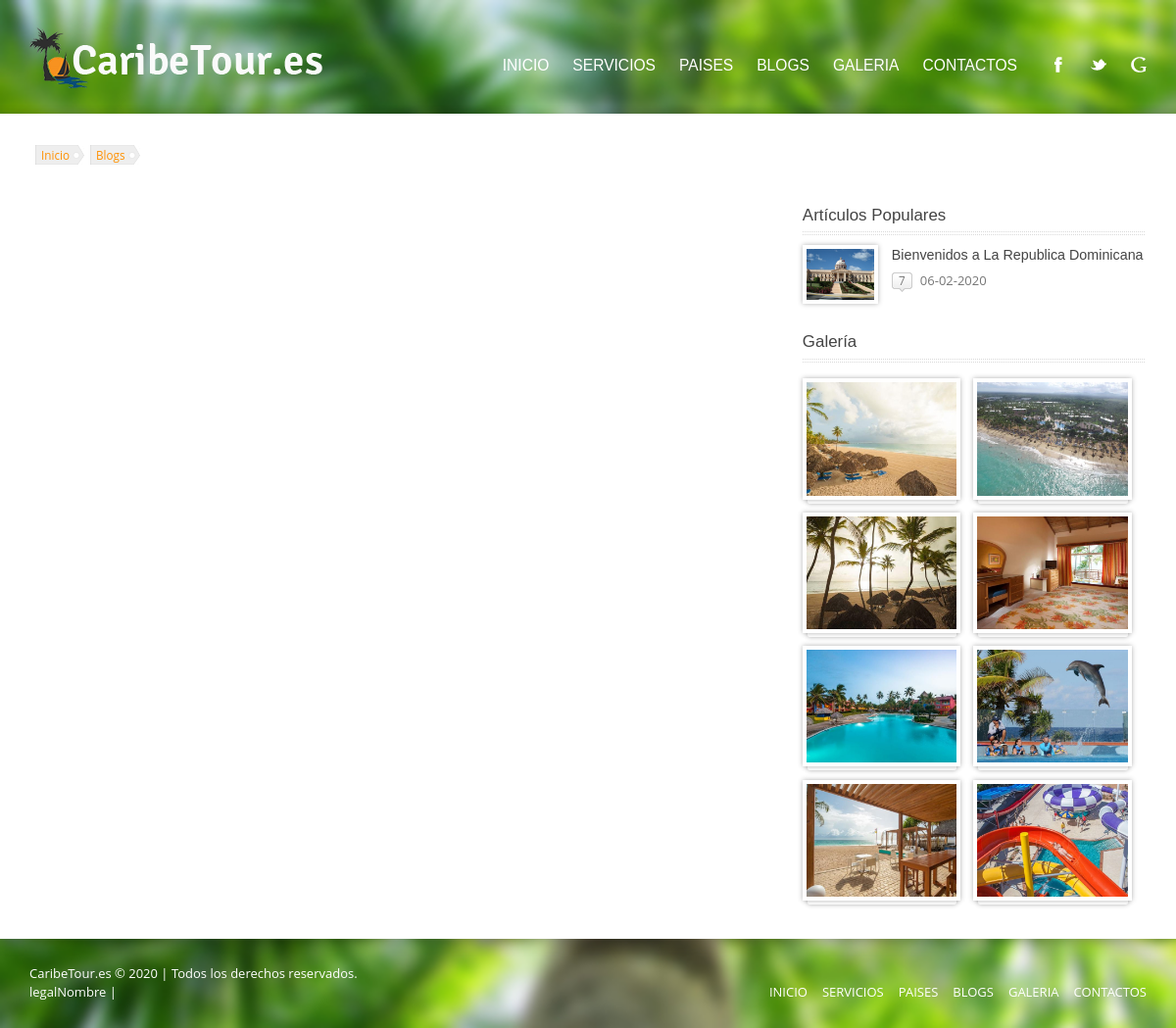
The page /vista/frontend/blog-datos.php on the database its author committed.
### tables this page shows
CREATE TABLE IF NOT EXISTS `blogs` (
  `idblog` int(11) NOT NULL AUTO_INCREMENT,
  `nombre` varchar(50) NOT NULL,
  `slug` varchar(50) NOT NULL,
  `metaDescripcion` varchar(255) DEFAULT NULL,
  `metaKeyWords` varchar(255) DEFAULT NULL,
  `descripcion` text,
  `srcImagen` varchar(255) DEFAULT NULL,
  `idUsuario` int(11) NOT NULL COMMENT 'el autor del post',
  `idEstado` int(11) NOT NULL DEFAULT '1',
  `fechaAlta` timestamp NOT NULL DEFAULT CURRENT_TIMESTAMP,
  `fechaUpdate` timestamp NULL DEFAULT NULL ON UPDATE CURRENT_TIMESTAMP,
  PRIMARY KEY (`idblog`)
);

CREATE TABLE IF NOT EXISTS `imagenes` (
  `idImagen` int(11) NOT NULL AUTO_INCREMENT,
  `idProducto` int(11) NOT NULL,
  `srcImagen` varchar(255) NOT NULL,
  `fechaAlta` timestamp NOT NULL DEFAULT CURRENT_TIMESTAMP,
  `fehaUpdate` timestamp NULL DEFAULT NULL ON UPDATE CURRENT_TIMESTAMP,
  PRIMARY KEY (`idImagen`)
);

### AutoLoader/autoLoader.php (called while the page is built, shortened)
<?php
if (!function_exists('autoLoader')) {
    function autoLoader($class) {
        $siteRoot = SITE_ROOT;
        $currentDir = "./";
        $classFile = $class . '.php';
        $fullPath = $currentDir . "/" . $classFile;
        $clasWasFound = false;
        $principalDirectories = [
            'Conexion', 'Controlador', 'Modelo', 'Util', 'Modelo/dto',
            'bundle/formCreator1.0.0'
        ];
        $i = 0;
        while (!$clasWasFound and isset($principalDirectories[$i])){
            $path = $siteRoot. "/" . $principalDirectories[$i] . "/" .$classFile;
            if (is_file($path)) {
                $clasWasFound = true;
            }
            if(!$clasWasFound){
                $path = $siteRoot. "/" . $principalDirectories[$i] . "/base/" .$classFile;
                if (is_file($path)) {
                    $clasWasFound = true;
                }
            }
            $i++;
        }
    }
}

### Util/Util.php (called while the page is built, shortened)
<?php
class Util extends BaseController {
    public function getBlogsPopulares(): array
    {
        $sql = "SELECT idBlog, count(idBlogComentario) AS comentarios FROM  blog_comentarios bc GROUP BY idBlog ORDER by comentarios desc";
        $rows = $this->query($sql);
        $Ids = [];
        foreach($rows as $row){
            $Ids[] = $row->idBlog;
        }
        $blogsIds = implode(", ", $Ids);
        $filtro = [['idBlog', 'in', $blogsIds]];
        $blogC = new BlogController;
        $blogList = $blogC->select($filtro);
        return $blogList;
    }
    public function getGaleriaBlog(array $filtros = [], array $ordenados = [], array $limitar = [], array $agrupar = []): array
    {
        $ordenados[] = ['RAND()'];
        $limitar[] = 8;
        $sql = "SELECT i.idImagen, i.srcImagen, i.idProducto, p.nombre, p.slug FROM imagenes i INNER JOIN productos p ON i.idProducto = p.idproducto";
        return $this->query($sql, $filtros, $ordenados, $limitar, $agrupar);
    }
}

### Controlador/base/BaseController.php (called while the page is built, shortened)
<?php
abstract class BaseController {
   protected $parameters = [];
    protected function filterSqlPrepare(array $filters): string {
        $sql = "";
        if(!empty($filters)){
            $sql .= " WHERE TRUE";
            $i = 1;
            $p = 'p';
            foreach($filters as $filter){
            	$field = $filter[0];
            	$comparator = strtoupper(trim($filter[1]));
            	$value = "LIKE" == $comparator ? "%{$filter[2]}%" : $filter[2];
                $united = (isset($filter[3]) && is_string($filter[3])) ? strtoupper($filter[3]) : 'AND';
                if('IN' == $comparator) {
                    $values = explode(", ", $value);
                    $paramIN = [];
                    foreach($values as $val){
                        $binParam = $p.$i;
                        $paramIN[]= ":{$binParam}";
                        $this->parameters[$binParam] = $val;
                        $i++;
                    }
                    $finalParam = implode(", ", $paramIN);
                    $sql .= " $united {$field} {$comparator} ({$finalParam})";
                } else {
                    $binParam = $p.$i;
                    $sql .= " $united {$field} {$comparator} :{$binParam}";
                    $this->parameters[$binParam] = $value;
                }
                $i++;
            }
        }
        return $sql;
    }
    protected function groupSqlPrepare(array $groupList){
        $ret = "";
        return $ret;
    }
    protected function orderSqlPrepare(array $orderList): string {
       $ret = "";
       if(!empty($orderList)){
           $sql = [];
           foreach($orderList as $order){
               $sql[] = isset($order[1]) ? $order[0].' '.strtoupper($order[1]) : $order[0];
           }
           $ret .=" ORDER BY ".implode(', ', $sql);
       }
       return $ret;
    }
    protected function limitSqlPrepare(array $limit): string {
        $sql = "";
        if(!empty($limit)){
            $sql .= " LIMIT ";
            $sql .= isset($limit[1]) ? $limit[0].", ".$limit[1] : $limit[0];
        }
        return $sql;
    }
    protected function query(string $sql, array $filtros = [], array $ordenados = [], array $limitar = [], array $agrupar = []): array {
        try{
            $sql .= $this->filterSqlPrepare($filtros);
            $sql .= $this->groupSqlPrepare($agrupar);
            $sql .= $this->orderSqlPrepare($ordenados);
            $sql .= $this->limitSqlPrepare($limitar);
            $conexion = new Conexion();
            $statement = $conexion->pdo()->prepare($sql);
            foreach($this->parameters as $key => $val){
		$statement->bindValue($key, $val);
            }
            $ret = [];
            if($statement->execute() and $statement->rowCount() > 0){
                $ret = $statement->fetchAll(PDO::FETCH_OBJ);
            }
            return $ret;
        } catch (Exception $ex){
            echo "[ERROR] -> {$ex->getMessage()} [ERROR CODE] -> {$ex->getCode()}";
        }
    }
}

### Conexion/Conexion.php (called while the page is built, shortened)
<?php
class Conexion {
    protected $conexion;
    public function __construct() {
        try {
            $this->conexion = new PDO("mysql:host=" . self::HOSTNAME . "; dbname=" . self::DATABASE, self::USER, self::PASSWORD);
            $this->conexion->setAttribute(PDO::ATTR_ERRMODE, PDO::ERRMODE_EXCEPTION);
            $this->conexion->exec("SET CHARACTER SET utf8");
        } catch (Exception $e) {
            die("Fallo en la conexion: " . $e->GetMessage());
            exit();
        }
    }
    public function pdo() {
        return $this->conexion;
    }
}

### Controlador/base/BlogBaseController.php (called while the page is built, shortened)
<?php
abstract class BlogBaseController extends BaseController {
    public function select(array $filtros = [], array $ordenados = [], array $limitar = [], array $agrupar = []): array {
        try{
            $sql = "SELECT idblog, nombre, slug, metaDescripcion, metaKeyWords, descripcion, srcImagen, idUsuario, idEstado, fechaAlta, fechaUpdate
            FROM blogs";
            $ret = [];
            $rows = $this->query($sql, $filtros, $ordenados, $limitar, $agrupar);
            if(count($rows) > 0){
                foreach($rows as $row){
                    $ret[] = new Blog($row->idblog, $row->nombre, $row->slug, $row->metaDescripcion, $row->metaKeyWords, $row->descripcion, $row->srcImagen, $row->idUsuario, $row->idEstado, $row->fechaAlta, $row->fechaUpdate);
                }
            }
            return $ret;
        } catch (Exception $ex){
            echo "[ERROR] -> {$ex->getMessage()} [ERROR CODE] -> {$ex->getCode()}";
        }
    }
}

### Modelo/base/BlogBase.php (called while the page is built, shortened)
<?php
abstract class BlogBase extends ModelBase {
    public function setIdblog($idblog = 0){
        $this->idblog = (int) $idblog; return $this;
    }
    public function setNombre($nombre = ''){
        $this->nombre = (string) $nombre; return $this;
    }
    public function setSlug($slug = ''){
        $this->slug = (string) $slug; return $this;
    }
    public function setMetaDescripcion($metaDescripcion = ''){
        $this->metaDescripcion = (string) $metaDescripcion; return $this;
    }
    public function setMetaKeyWords($metaKeyWords = ''){
        $this->metaKeyWords = (string) $metaKeyWords; return $this;
    }
    public function setDescripcion($descripcion = ''){
        $this->descripcion = (string) $descripcion; return $this;
    }
    public function setSrcImagen($srcImagen = ''){
        $this->srcImagen = (string) $srcImagen; return $this;
    }
    public function setIdUsuario($idUsuario = 0){
        $this->idUsuario = (int) $idUsuario; return $this;
    }
    public function setIdEstado($idEstado = 1){
        $this->idEstado = (int) $idEstado; return $this;
    }
    public function setFechaAlta($fechaAlta = ''){
        $this->fechaAlta = (string) $fechaAlta; return $this;
    }
    public function setFechaUpdate($fechaUpdate = ''){
        $this->fechaUpdate = (string) $fechaUpdate; return $this;
    }
}

### Controlador/base/BlogComentarioBaseController.php (called while the page is built, shortened)
<?php
abstract class BlogComentarioBaseController extends BaseController {
    public function select(array $filtros = [], array $ordenados = [], array $limitar = [], array $agrupar = []): array {
        try{
            $sql = "SELECT idBlogComentario, idBlog, idEstado, nombre, email, comentario, fechaAlta
            FROM blog_comentarios";
            $ret = [];
            $rows = $this->query($sql, $filtros, $ordenados, $limitar, $agrupar);
            if(count($rows) > 0){
                foreach($rows as $row){
                    $ret[] = new BlogComentario($row->idBlogComentario, $row->idBlog, $row->idEstado, $row->nombre, $row->email, $row->comentario, $row->fechaAlta);
                }
            }
            return $ret;
        } catch (Exception $ex){
            echo "[ERROR] -> {$ex->getMessage()} [ERROR CODE] -> {$ex->getCode()}";
        }
    }
}

### Modelo/Blog.php (called while the page is built)
<?php
class Blog extends BlogBase {
    public function getComentarios()
    {
        $comentarioC = new BlogComentarioController;
        $idBlog = $this->getIdBlog();
        return $comentarioC->select([['idBlog', '=', $idBlog]]);
    }
}

### vista/frontend/blog-datos.php (the view, shortened to what this page needs)
<?php
require_once "../../AutoLoader/autoLoader.php";
$util = new Util;
$blogsPopulares = $util->getBlogsPopulares();
$imagenes = $util->getGaleriaBlog();
?>
<!DOCTYPE html>
<html lang="es-ES">
    <head>
        <link rel='stylesheet' id='colorbox-css'  href='<?=PATHFRONTEND ?>css/colorbox.css?ver=3.7.1' type='text/css' media='all' />
        <link rel='stylesheet' id='jquery-ui-datepicker-css'  href='<?=PATHFRONTEND ?>css/datepicker.css?ver=3.7.1' type='text/css' media='all' />
        <link rel='stylesheet' id='general-css'  href='<?=PATHFRONTEND ?>css/style.css?ver=3.7.1' type='text/css' media='all' />
    </head>
    <body class="home page page-id-96 page-template-default">
        <div class="container site-container">
            <header class="container site-header">
                <div class="substrate top-substrate">
                    <?php include('includes/imgSiteBg.php') ?>
                </div>
                <?php include("includes/header.php");?>
                <div class="block-background header-background"></div>
            </header>
            <section class="container site-content">
                <div class="miga" id="breadcrumb">
                    <div class="breadcrumb">
                        <a hreflang="es" type="text/html" charset="iso-8859-1" href="inicio" rel="tag" title="Inicio">Inicio</a>
                    </div>
                    <div class="breadcrumb">
                        <a hreflang="es" type="text/html" charset="iso-8859-1" href="blogs" rel="tag" title="Blogs">Blogs</a>
                    </div>
                </div>
                <div class="row">
                    <div class="column eightcol">
                    </div>
                    <aside class="column fourcol last">
                        <div class="widget widget-selected-posts">
                            <div class="section-title">
                                <h4>Art&iacute;culos Populares</h4>
                            </div>
                            <?php
                            foreach($blogsPopulares as $blog) {
                                $fechaAlta = date('d-m-Y', strtotime($blog->getFechaAlta()));
                            ?>
                            <article class="post clearfix">
                                <div class="post-featured-image">
                                    <div class="featured-image">
                                        <a hreflang="es" type="text/html" charset="iso-8859-1" href="blogs/<?= $blog->getSlug() ?>"><img width="440" height="299" src="<?=PATHFRONTEND ?>img/<?= $blog->getSrcImagen() ?>" class="attachment-normal wp-post-image" alt="<?= $blog ?>" title="<?= $blog ?>" /></a>
                                    </div>
                                </div>
                                <div class="post-content">
                                    <h6 class="post-title"><a hreflang="es" type="text/html" charset="iso-8859-1" href="blogs/<?= $blog->getSlug() ?>" title="<?= $blog ?>"><?= $blog ?></a></h6>
                                    <footer class="post-footer clearfix">
                                        <div class="post-comment-count" title="Comentarios"><?= count($blog->getComentarios()); ?></div>
                                        <div class="post-info">
                                            <time datetime="<?= $fechaAlta ?>" title="Fecha de Publicaci&oacute;n"><?= $fechaAlta ?></time>
                                        </div>
                                    </footer>
                                </div>
                            </article>
                            <?php } ?>
                        </div>
                        <div class="widget widget_text">
                            <div class="section-title"><a hreflang="es" type="text/html" charset="iso-8859-1" href="galeria" title="Ver la Galer&iacute;a Completa"><h4>Galer&iacute;a</h4></a></div>
                            <div class="textwidget">
                                <div class="items-grid">
                                    <?php
                                    $i=1;
                                    foreach ($imagenes as $imagen){
                                        $last = "";
                                        if($i++ % 2 == 0){
                                            $last = "last";
                                        }
                                    ?>
                                    <div class="column gallery-item sixcol <?= $last ?>">
                                        <div class="featured-image">
                                            <a href="<?=PATHFRONTEND ?>img/<?= $imagen->srcImagen ?>" class="colorbox " data-group="gallery-111" title="<?= $imagen->nombre ?>"><img width="440" height="330" src="<?=PATHFRONTEND ?>img/<?= $imagen->srcImagen ?>" class="attachment-preview wp-post-image" alt="<?= $imagen->nombre ?>" title="<?= $imagen->nombre ?>" /></a>
                                        </div>
                                    </div>
                                    <?php } ?>
                                </div>
                            </div>
                        </div>
                    </aside>
                </div>
            </section>
            <?php include("includes/footer.php");?>
            <div class="substrate bottom-substrate">
                <?php include('includes/imgSiteBg.php') ?>
            </div>
        </div>
    </body>
</html>

### rows shown on the page
blogs: srcImagen (picture), nombre "Bienvenidos a La Republica Dominicana", count($blog->getComentarios()) "7", fechaAlta "06-02-2020"
imagenes: srcImagen (picture)
imagenes: srcImagen (picture)
imagenes: srcImagen (picture)
imagenes: srcImagen (picture)
imagenes: srcImagen (picture)
imagenes: srcImagen (picture)
imagenes: srcImagen (picture)
imagenes: srcImagen (picture)
